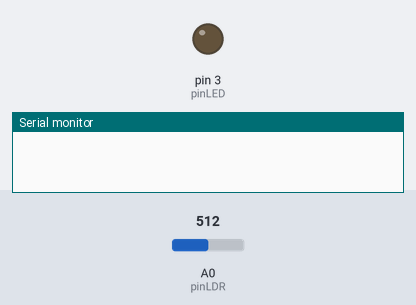
A sketch run on a simulated Arduino Uno, built with avr-gcc and run on an emulated ATmega328P. Parts: output pins drawn as LEDs (lit = HIGH), the last lines printed to the serial monitor. The test bench sets the inputs (shaded band); at power-on: A0 (pinLDR) = 512.

Above: at 0.1 s.
At 1.1 s:
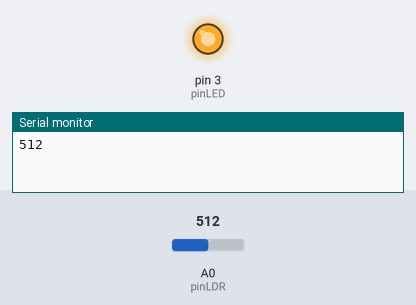
Timing chart, 0 to 2.6 s (numbered marks = the images above):
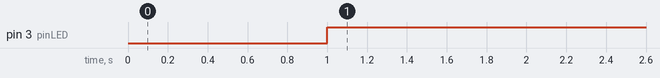

Measured:
- by itself, pin 3 (pinLED): LOW → HIGH at 1.0 s

The sketch:

ldr_led.ino
```cpp
#define pinLDR A0
#define pinLED 3


void setup() {

  pinMode(pinLDR, INPUT);
  pinMode(pinLED, OUTPUT);
  Serial.begin(9600);
  delay(1000);

}

void loop() {

  // Brighter places -> Less resistance in LDR
  // Dimmer places -> More resistance in LDR

  if(analogRead(pinLDR) > 0) {

    digitalWrite(pinLED, HIGH);
    Serial.println(analogRead(pinLDR));
    delay(1000);

  }

}
```
